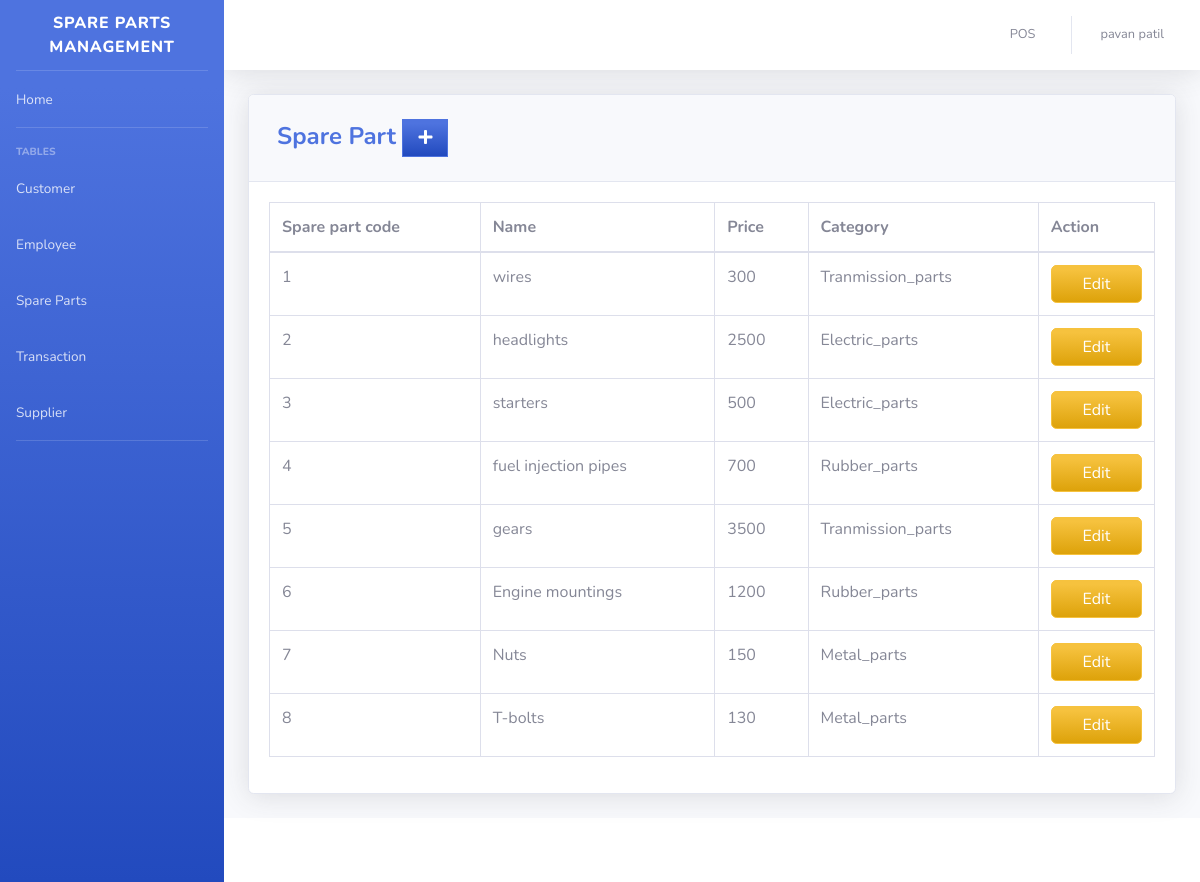
/pages/spare_parts.php (signed in), run on the app's committed database.
### tables this page shows
CREATE TABLE `product` (
  `PRODUCT_ID` int(11) NOT NULL,
  `PRODUCT_CODE` varchar(20) NOT NULL,
  `NAME` varchar(50) DEFAULT NULL,
  `DESCRIPTION` varchar(250) NOT NULL,
  `QTY_STOCK` int(50) DEFAULT NULL,
  `ON_HAND` int(250) NOT NULL,
  `PRICE` int(50) DEFAULT NULL,
  `CATEGORY_ID` int(11) DEFAULT NULL,
  `SUPPLIER_ID` int(11) DEFAULT NULL,
  `DATE_STOCK_IN` varchar(50) NOT NULL
);

CREATE TABLE `category` (
  `CATEGORY_ID` int(11) NOT NULL,
  `CNAME` varchar(50) DEFAULT NULL
);

### pages/spare_parts.php (the view, shortened to what this page needs)
<?php
include'../includes/connection.php';
include'../includes/sidebar.php';
?>
            <div class="card shadow mb-4">
            <div class="card-header py-3">
              <h4 class="m-2 font-weight-bold text-primary">Spare Part&nbsp;<a  href="#" data-toggle="modal" data-target="#aModal" type="button" class="btn btn-primary bg-gradient-primary" style="border-radius: 0px;"><i class="fas fa-fw fa-plus"></i></a></h4>
            </div>
            <div class="card-body">
              <div class="table-responsive">
                <table class="table table-bordered" id="dataTable" width="100%" cellspacing="0">
               <thead>
                   <tr>
                     <th>Spare part code</th>
                     <th>Name</th>
                     <th>Price</th>
                     <th>Category</th>
                     <th>Action</th>
                   </tr>
               </thead>
          <tbody>
<?php
    $query = 'SELECT PRODUCT_ID, PRODUCT_CODE, NAME, PRICE, CNAME, DATE_STOCK_IN FROM product p join category c on p.CATEGORY_ID=c.CATEGORY_ID GROUP BY PRODUCT_CODE';
        $result = mysqli_query($db, $query) or die (mysqli_error($db));
            while ($row = mysqli_fetch_assoc($result)) {
                echo '<tr>';
                echo '<td>'. $row['PRODUCT_CODE'].'</td>';
                echo '<td>'. $row['NAME'].'</td>';
                echo '<td>'. $row['PRICE'].'</td>';
                echo '<td>'. $row['CNAME'].'</td>';
                      echo '<td align="right">
                                  <a type="button" class="btn btn-warning bg-gradient-warning btn-block" href="pro_edit.php?action=edit & id='.$row['PRODUCT_ID']. '">
                                    </i> Edit
                                  </a>
                            </div>
                          </div> </td>';
                echo '</tr> ';
                        }
?>
<?php
include'../includes/footer.php';
?>

### includes/sidebar.php (shortened to what this page needs)
<!DOCTYPE html>
<html lang="en">
<head>
  <link href="../vendor/fontawesome-free/css/all.min.css" rel="stylesheet" type="text/css">
  <link href="../css/sb-admin-2.min.css" rel="stylesheet">
  <link href="../vendor/datatables/dataTables.bootstrap4.min.css" rel="stylesheet">
</head>
<body id="page-top">
  <div id="wrapper">
    <ul class="navbar-nav bg-gradient-primary sidebar sidebar-dark accordion" id="accordionSidebar">
      <a class="sidebar-brand d-flex align-items-center justify-content-center" href="index.php">
        <div class="sidebar-brand-text mx-3">Spare Parts Management</div>
      </a>
      <hr class="sidebar-divider my-0">
      <li class="nav-item">
        <a class="nav-link" href="index.php">
          <span>Home</span></a>
      </li>
      <hr class="sidebar-divider">
      <div class="sidebar-heading">
        Tables
      </div>
      <li class="nav-item">
        <a class="nav-link" href="customer.php">
          <span>Customer</span></a>
      </li>
      <li class="nav-item">
        <a class="nav-link" href="Employee.php">
          <span>Employee</span></a>
      </li>
      <li class="nav-item">
        <a class="nav-link" href="spare_parts.php">
          <span>Spare Parts</span></a>
      </li>
      <li class="nav-item">
        <a class="nav-link" href="transaction.php">
          <span>Transaction</span></a>
      </li>
      <li class="nav-item">
        <a class="nav-link" href="Supplier.php">
          <span>Supplier</span></a>
      </li>
      <hr class="sidebar-divider d-none d-md-block">
    </ul>
    <?php include_once 'topbar.php'; ?>

### includes/topbar.php (shortened to what this page needs)
<div id="content-wrapper" class="d-flex flex-column">
  <div id="content">
    <nav class="navbar navbar-expand navbar-light bg-white topbar mb-4 static-top shadow">
      <ul class="navbar-nav ml-auto">
        <li class="nav-item dropdown no-arrow">
          <a class="nav-link" href="pos.php" role="button">
            <span class="mr-2 d-none d-lg-inline text-gray-600 small">POS</span>
          </a>
        </li>
        <li class="nav-item dropdown no-arrow">
          <a class="nav-link dropdown-toggle" href="#" id="userDropdown" role="button" data-toggle="dropdown" aria-haspopup="true" aria-expanded="false">
            <span class="mr-2 d-none d-lg-inline text-gray-600 small"><?php echo  $_SESSION['FIRST_NAME']. ' '.$_SESSION['LAST_NAME'] ;?></span>
          </a>
        </li>
      </ul>
    </nav>
    <div class="container-fluid">

### includes/footer.php (shortened to what this page needs)
      <footer class="sticky-footer bg-white">
      </footer>
</body>
</html>

### data on the page
product: PRODUCT_CODE "1", NAME "wires", PRICE "300", CATEGORY_ID.CNAME "Tranmission_parts"
product: PRODUCT_CODE "2", NAME "headlights", PRICE "2500", CATEGORY_ID.CNAME "Electric_parts"
product: PRODUCT_CODE "3", NAME "starters", PRICE "500", CATEGORY_ID.CNAME "Electric_parts"
product: PRODUCT_CODE "4", NAME "fuel injection pipes", PRICE "700", CATEGORY_ID.CNAME "Rubber_parts"
product: PRODUCT_CODE "5", NAME "gears", PRICE "3500", CATEGORY_ID.CNAME "Tranmission_parts"
product: PRODUCT_CODE "6", NAME "Engine mountings", PRICE "1200", CATEGORY_ID.CNAME "Rubber_parts"
product: PRODUCT_CODE "7", NAME "Nuts", PRICE "150", CATEGORY_ID.CNAME "Metal_parts"
product: PRODUCT_CODE "8", NAME "T-bolts", PRICE "130", CATEGORY_ID.CNAME "Metal_parts"

### other printed values
$_SESSION['FIRST_NAME'] "pavan"
$_SESSION['LAST_NAME'] "patil"
